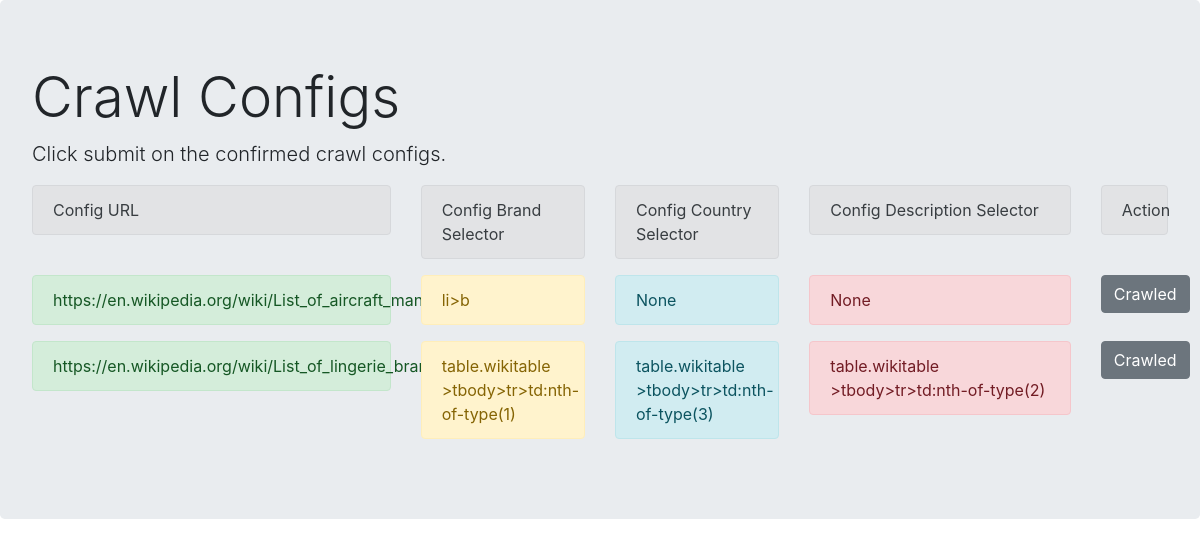
The page / on the database its author committed.
### main/models.py (models this page shows, shortened)
class CrawlConfig(models.Model):
    url = models.TextField(max_length=15000)
    brand_selector = models.CharField(max_length=100)
    country_selector = models.CharField(max_length=100, null=True, blank=True)
    description_selector = models.CharField(max_length=100, null=True, blank=True)
    user = models.ForeignKey(User, on_delete=models.CASCADE)
    crawled = models.BooleanField(default=False)
    user_agent = models.CharField(max_length=10000, null=True, blank=True,
                                  default="Mozilla/5.0 (Windows NT 10.0; Win64; x64; rv:78.0) Gecko/20100101 "
                                          "Firefox/78.0")

### main/views.py (the view)
# urls.py: path("", views.index, name="index"),
def index(request):
    if request.method == "GET":
        all_configs = CrawlConfig.objects.all()
        return render(request, "index.html", {"configs":all_configs})
    if request.method == "POST":
        pass

### main/templates/index.html (shortened to what this page needs)
<!doctype html>
<html lang="en">
  <head>
    <link rel="stylesheet" href="https://maxcdn.bootstrapcdn.com/bootstrap/4.0.0/css/bootstrap.min.css">
  </head>
  <body>
  <div class="jumbotron">
  <h1 class="display-4">Crawl Configs</h1>
  <p class="lead">Click submit on the confirmed crawl configs.</p>
<div class="row">
      <div class="col-md-4">
            <div class="alert alert-secondary">Config URL</div>
      </div>
      <div class="col-md-2">
            <div class="alert alert-secondary">Config Brand Selector</div>
      </div>
      <div class="col-md-2">
            <div class="alert alert-secondary">Config Country Selector</div>
      </div>
      <div class="col-md-3">
            <div class="alert alert-secondary">Config Description Selector</div>
      </div>
      <div class="col-md-1">
          <div class="alert alert-secondary">Action</div>
      </div>
  </div>
      {%  for config in configs %}
  <div class="row">
      <div class="col-md-4">
            <div class="alert alert-success">{{ config.url }}</div>
      </div>
      <div class="col-md-2">
            <div class="alert alert-warning">{{ config.brand_selector }}</div>
      </div>
      <div class="col-md-2">
            <div class="alert alert-info">{{ config.country_selector }}</div>
      </div>
      <div class="col-md-3">
            <div class="alert alert-danger">{{ config.description_selector }}</div>
      </div>
      <div class="col-md-1">
          {% if not config.crawled %}
          <form action="{% url 'main:crawl' config.id %}" method="post">
          {% csrf_token %}
              <button class="btn btn-success" type="submit">Crawl</button>
          </form>
          {% else %}
              <button class="btn btn-secondary">Crawled</button>
          {% endif %}
      </div>
  </div>
      {%  endfor %}
</div>
  </body>
</html>

### rows shown on the page
CrawlConfig: url "https://en.wikipedia.org/wiki/List_of_aircraft_manufacturers:_A", brand_selector "li>b", country_selector "None", description_selector "None", crawled "Crawled"
CrawlConfig: url "https://en.wikipedia.org/wiki/List_of_lingerie_brands", brand_selector "table.wikitable >tbody>tr>td:nth-of-type(1)", country_selector "table.wikitable >tbody>tr>td:nth-of-type(3)", description_selector "table.wikitable >tbody>tr>td:nth-of-type(2)", crawled "Crawled"
